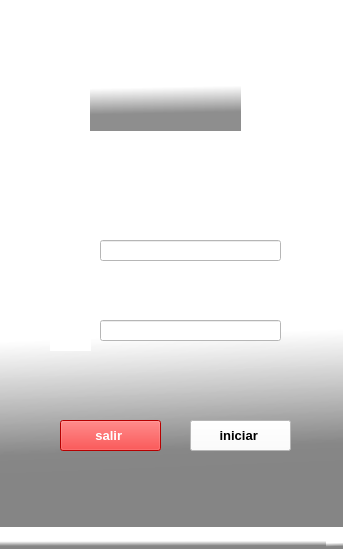
<?xml version="1.0" encoding="UTF-8"?>
<ui version="4.0">
 <class>MainWindow</class>
 <widget class="QMainWindow" name="MainWindow">
  <property name="geometry">
   <rect>
    <x>0</x>
    <y>0</y>
    <width>343</width>
    <height>549</height>
   </rect>
  </property>
  <property name="windowTitle">
   <string>MainWindow</string>
  </property>
  <property name="styleSheet">
   <string notr="true">background-color: qlineargradient(spread:pad, x1:0.487, y1:1, x2:0.478, y2:0.636364, stop:0.402985 rgba(133, 133, 133, 237), stop:1 rgba(255, 255, 255, 255));</string>
  </property>
  <widget class="QWidget" name="centralwidget">
   <widget class="QLabel" name="label">
    <property name="geometry">
     <rect>
      <x>90</x>
      <y>10</y>
      <width>151</width>
      <height>121</height>
     </rect>
    </property>
    <property name="whatsThis">
     <string>&lt;html&gt;&lt;head/&gt;&lt;body&gt;&lt;p&gt;&lt;img src=&quot;:/cct/Imagen de WhatsApp 2024-08-13 a las 20.52.17_e647f5ba.jpg&quot;/&gt;&lt;/p&gt;&lt;/body&gt;&lt;/html&gt;</string>
    </property>
    <property name="styleSheet">
     <string notr="true">border-image: url(:/cct/Imagen de WhatsApp 2024-07-01 a las 22.24.56_ee4dc190.jpg);
border-image: url(:/cct/Imagen de WhatsApp 2024-08-13 a las 20.52.17_e647f5ba.jpg);</string>
    </property>
    <property name="text">
     <string/>
    </property>
    <property name="pixmap">
     <pixmap>Imagenes/Imagen de WhatsApp 2024-08-13 a las 20.52.17_e647f5ba.jpg</pixmap>
    </property>
    <property name="scaledContents">
     <bool>true</bool>
    </property>
   </widget>
   <widget class="QLabel" name="label_2">
    <property name="geometry">
     <rect>
      <x>50</x>
      <y>230</y>
      <width>41</width>
      <height>41</height>
     </rect>
    </property>
    <property name="styleSheet">
     <string notr="true">border-image: url(:/cct/8666609_user_icon.png);
color: rgb(255, 255, 255);
background-color: rgb(255, 255, 255);</string>
    </property>
    <property name="text">
     <string/>
    </property>
    <property name="pixmap">
     <pixmap>Imagenes/8666609_user_icon.png</pixmap>
    </property>
    <property name="scaledContents">
     <bool>true</bool>
    </property>
   </widget>
   <widget class="QLineEdit" name="txtUsuario">
    <property name="geometry">
     <rect>
      <x>100</x>
      <y>240</y>
      <width>181</width>
      <height>21</height>
     </rect>
    </property>
    <property name="styleSheet">
     <string notr="true">background-color: rgb(255, 255, 255);</string>
    </property>
   </widget>
   <widget class="QLabel" name="label_3">
    <property name="geometry">
     <rect>
      <x>50</x>
      <y>310</y>
      <width>41</width>
      <height>41</height>
     </rect>
    </property>
    <property name="styleSheet">
     <string notr="true">background-color: rgb(255, 255, 255);
border-image: url(:/cct/8666757_lock_security_icon.png);</string>
    </property>
    <property name="text">
     <string/>
    </property>
    <property name="pixmap">
     <pixmap>Imagenes/8666757_lock_security_icon.png</pixmap>
    </property>
    <property name="scaledContents">
     <bool>true</bool>
    </property>
   </widget>
   <widget class="QLineEdit" name="txtContrasea">
    <property name="geometry">
     <rect>
      <x>100</x>
      <y>320</y>
      <width>181</width>
      <height>21</height>
     </rect>
    </property>
    <property name="styleSheet">
     <string notr="true">background-color: rgb(255, 255, 255);</string>
    </property>
   </widget>
   <widget class="QPushButton" name="loginButton">
    <property name="geometry">
     <rect>
      <x>190</x>
      <y>420</y>
      <width>101</width>
      <height>31</height>
     </rect>
    </property>
    <property name="font">
     <font>
      <pointsize>10</pointsize>
      <weight>75</weight>
      <bold>true</bold>
     </font>
    </property>
    <property name="styleSheet">
     <string notr="true">background-color: rgb(255, 255, 255);</string>
    </property>
    <property name="text">
     <string>iniciar </string>
    </property>
   </widget>
   <widget class="QPushButton" name="cancelButton">
    <property name="geometry">
     <rect>
      <x>60</x>
      <y>420</y>
      <width>101</width>
      <height>31</height>
     </rect>
    </property>
    <property name="font">
     <font>
      <pointsize>10</pointsize>
      <weight>75</weight>
      <bold>true</bold>
     </font>
    </property>
    <property name="styleSheet">
     <string notr="true">background-color: rgb(255, 0, 0);
color: rgb(255, 255, 255);</string>
    </property>
    <property name="text">
     <string>salir </string>
    </property>
   </widget>
  </widget>
  <widget class="QStatusBar" name="statusbar"/>
 </widget>
 <resources>
  <include location="projecto dent/imagenes dent.qrc"/>
 </resources>
 <connections/>
</ui>
